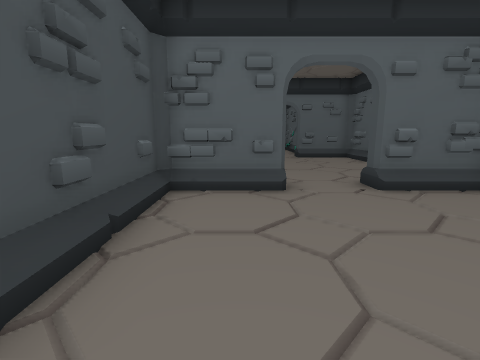
[1] (above)

16 first-person views from a walk through a Godot game level. The camera is 1.2 m above the floor, tilts 10° down and sees 85° across. The floor is counted in squares, 1 m on a side. Each view is taken from the middle of a square. On the plan, view 1 faces up. The plan holds only what a view shows up to about 12 squares ahead; the rest is blank. The place goes on beyond the plan.

[2]
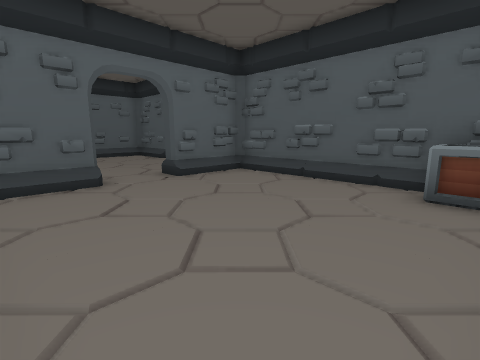

[3]
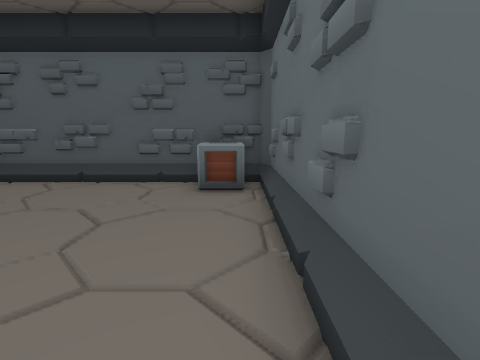

[4]
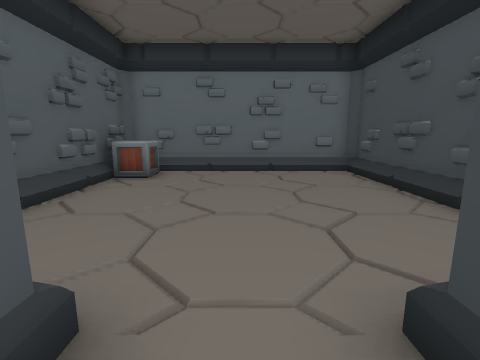

[5]
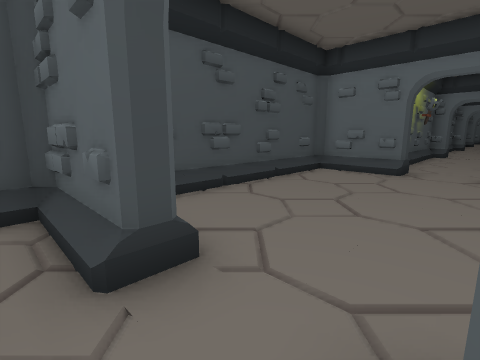

[6]
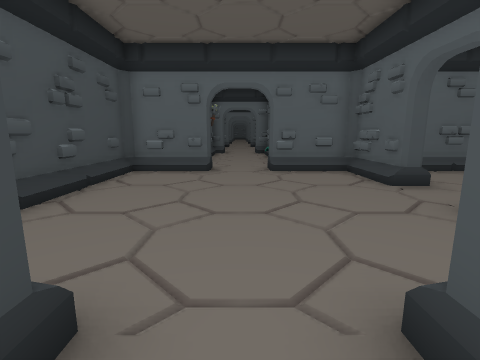

[7]
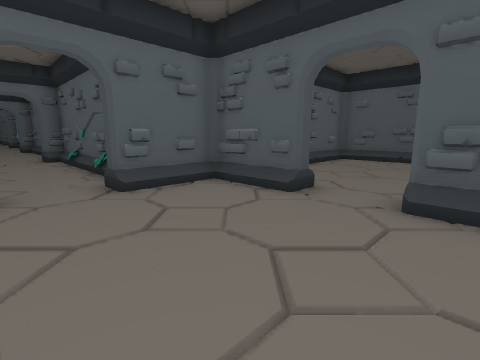

[8]
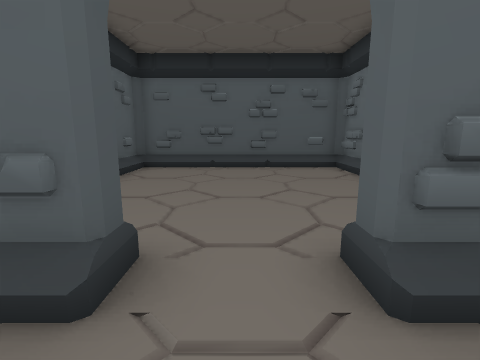

[9]
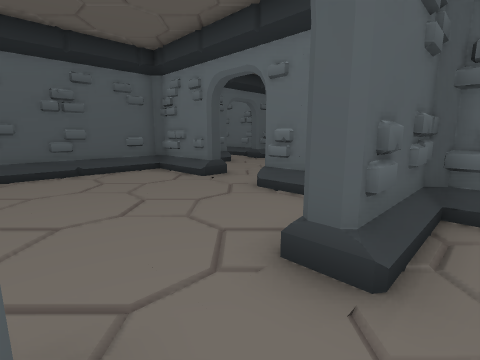

[10]
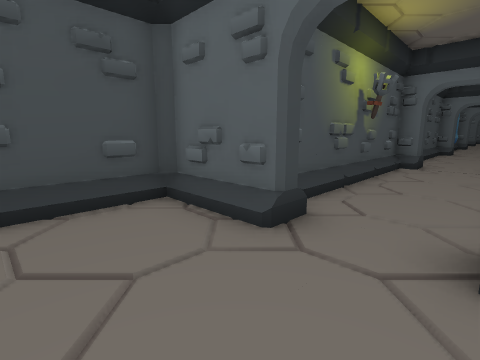

[11]
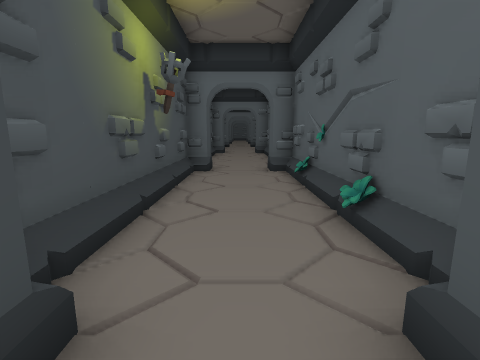

[12]
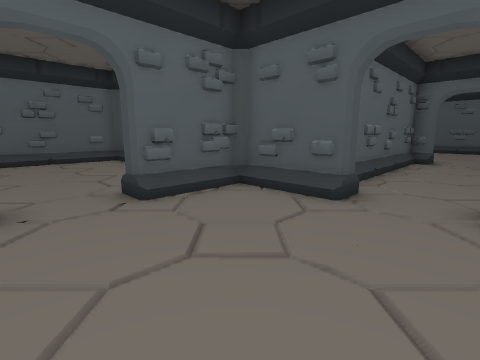

[13]
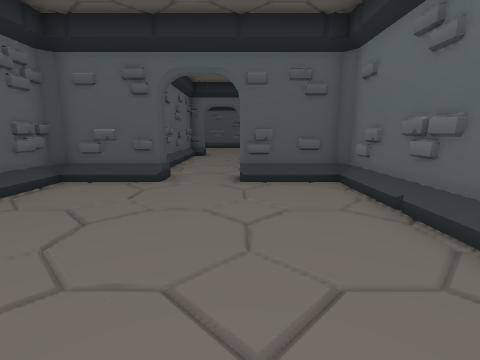

[14]
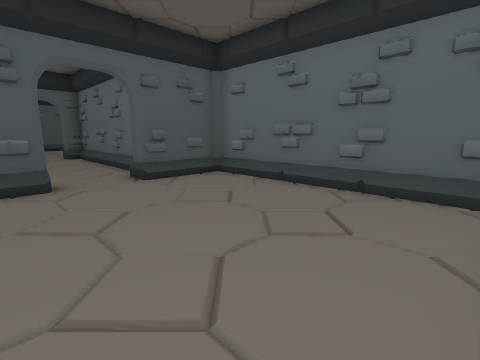

[15]
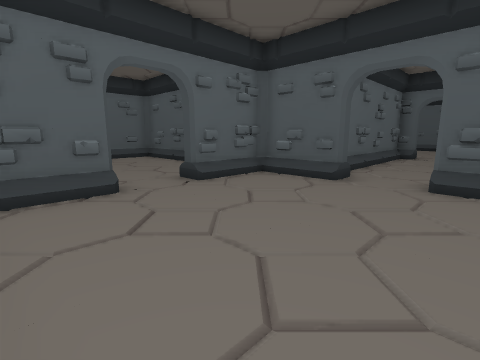

[16]
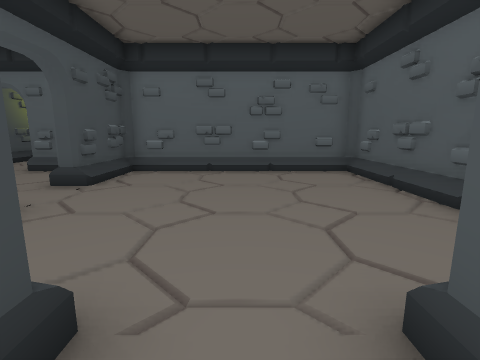

### Floor plan
Ten units are one square. View 1 is at (0, 0); x grows to the right and y downward. Boxes are objects, and circles mark ways between rooms. Rooms are numbered by the first view taken in them; rooms with no view inside come last. Other rooms are left out.
<svg viewBox="-22 -230 167 253">
<path fill="none" stroke="#000" d="M10 -65 10 -57 -15 -57 -17 -55 -17 15 -15 18 55 18 58 15 58 -57 30 -57 30 -65M55 -11 55 -24M5 -55 -4 -55M55 0 55 -9M10 -137 -17 -137 -17 -78M10 -145 10 -135M38 -149 38 -218 30 -218 30 -224M58 -110 58 -135 55 -137 30 -137 30 -142M37 -174 39 -185M39 -175 36 -190M38 -190 36 -197M51 -62 58 -62 58 -90M10 -225 10 -218 3 -218 3 -149M10 -135 -14 -135M35 -146 35 -161M55 -125 55 -134M55 -115 55 -124M55 -80 55 -90M138 -30 138 -55 135 -57 110 -57 110 -62M90 -65 90 -57 71 -57M71 18 135 18M138 16 138 -10M135 -30 135 -54M135 -1 135 -10M110 -62 138 -62 138 -137 63 -137M78 -62 90 -62M55 -90 65 -90M65 -137 63 -135 63 -110 58 -110M135 -62 138 -66M138 -135 134 -138M135 -90 135 -104"/>
<rect x="45" y="-5" width="10" height="20" fill="#bbb"><title>other object</title></rect>
<rect x="5" y="-185" width="10" height="10" fill="#bbb"><title>torch</title></rect>
<circle cx="20" cy="-60" r="3" fill="#2a7"/>
<circle cx="60" cy="-105" r="3" fill="#2a7"/>
<circle cx="105" cy="-60" r="3" fill="#2a7"/>
<text x="20" y="-20">1</text>
<text x="20" y="-130">2</text>
<text x="100" y="-20">3</text>
<text x="100" y="-100">4</text>
</svg>
Room 1 opens to room 2. Room 2 opens to room 4. Room 3 opens to room 4.

Where each view was taken, in squares from view 1:
view 1: 0 up, 0 right, facing up
view 2: 1 down, 1 left, facing up-right
view 3: 1 down, 1 left, facing right
view 4: 7 up, 2 right, facing down
view 5: 5 up, 3 right, facing up-left
view 6: 5 up, 2 right, facing up
view 7: 8 up, 1 right, facing up-right
view 8: 10 up, 4 right, facing right
view 9: 11 up, 5 right, facing down-right
view 10: 11 up, 3 right, facing up-left
view 11: 13 up, 2 right, facing up
view 12: 1 up, 9 right, facing up-right
view 13: 1 up, 7 right, facing right
view 14: 4 up, 7 right, facing down-right
view 15: 0 up, 7 right, facing up-right
view 16: 5 up, 10 right, facing up
